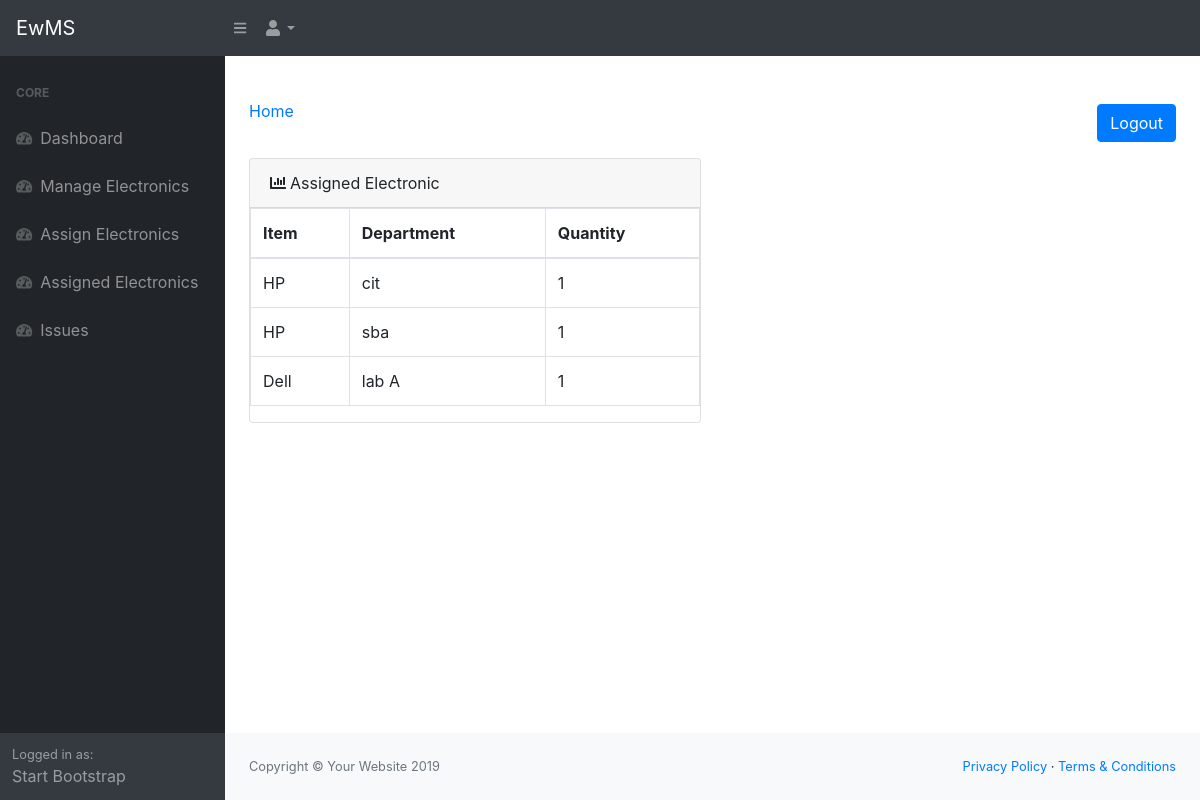
The app's page /assigned with its own data.
### general/models.py (models this page shows, shortened)
class AssignElectronics(models.Model):
    dep_list = (
         ('cit','Computing and Information Tecnology'),
        ('sba', 'Procurement and Logistics'),
        ('oasis', 'oasis'),
        ('lab A', 'lab A'),
        ('lab B', 'lab B'),
    )
    Item = models.ForeignKey(Electronics, on_delete=models.CASCADE)
    Department = models.CharField(choices=dep_list, max_length=200, null=True)
    Quantity = models.IntegerField( null=True)

class Electronics(models.Model):
    category_list = (
    ('Laptop','Laptop'),
    ('Desktop','Desktop'),
    ('Printer','Printer'),
    ('Projector','Projector'),
    ('Keyboard','Keyboard'),
    ('Mouse','Mouse'),
    )
    Brand_list = (
         ('Dell','Dell'),
         ('Hp','Hp'),
         ('Lenovo','Lenovo'),
         ('Acer','Acer'),
         ('Others','Others'),
    )
    Brand = models.CharField(choices=Brand_list, max_length=200, null=True)
    YearOfRelease = models.CharField(max_length=4, null=True)
    SerialNumber = models.CharField(max_length=200, null=True)
    Category = models.CharField(choices=category_list, max_length=200, null=True)
    Description = models.TextField(max_length=200, null=True)
    def __str__(self):
        return self.Brand

### general/views.py (the view)
# urls.py: path('assigned', AssignedElectronicsView.as_view(), name="assigned"),
class AssignedElectronicsView(ListView):
    model = AssignElectronics
    template_name = 'general/assigned.html'
    context_object_name = 'assignedElectronic'

### general/templates/general/assigned.html (shortened to what this page needs)
{% extends 'general/base.html' %}
{% load crispy_forms_tags %}
{% block content %}
    <main>
        <div class="container-fluid">
            <div class="d-flex mb-3 align-items-center justify-content-between mt-4 mb-0">
                <a href="">Home</a>
                <a href="" class="mt-4  btn btn-primary">Logout</a>
            </div>
            <div class="row">
                <div class="col-xl-6">
                    <div class="card mb-4">
                        <div class="card-header"><i class="fas fa-chart-bar mr-1"></i>Assigned Electronic</div>
                        <div class="table-responsive">
                            <table class="table table-bordered" id="dataTable" width="100%" cellspacing="0">
                                <thead>
                                    <tr>
                                        <th>Item</th>
                                        <th>Department</th>
                                        <th>Quantity</th>
                                    </tr>
                                </thead>
                                <tbody>
                                {% for e in assignedElectronic %}
                                    <tr>
                                        <td>{{e.Item}}</td>
                                        <td>{{e.Department}} </td>
                                        <td>{{e.Quantity}}</td>
                                    </tr>
                                {% endfor %}
                                </tbody>
                             </table>
                </div>
                    </div>
                </div>
            </div>
        </div>
    </main>
{% endblock content %}

### records on screen
AssignElectronics: Item "HP", Department "cit", Quantity "1"
AssignElectronics: Item "HP", Department "sba", Quantity "1"
AssignElectronics: Item "Dell", Department "lab A", Quantity "1"
